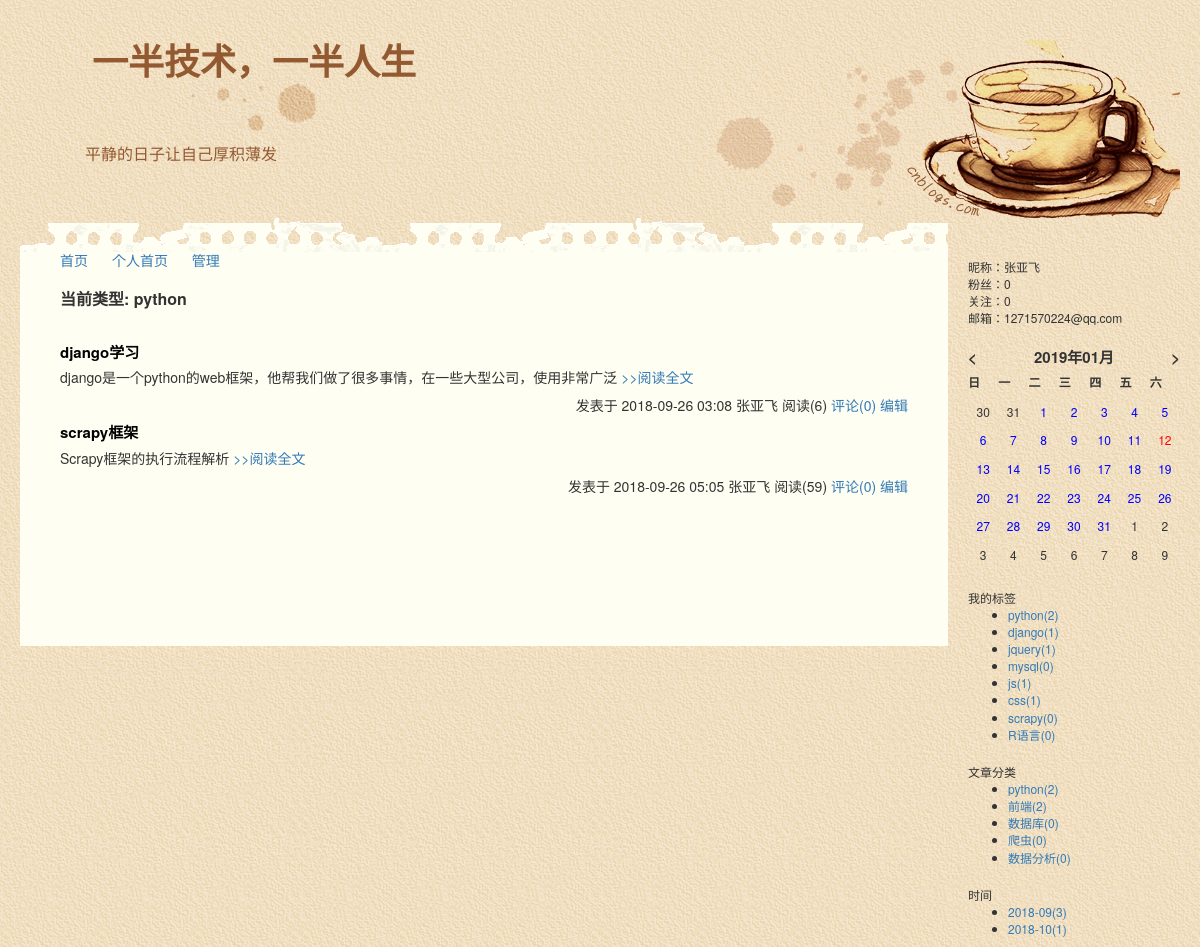
/zhangyafei/types/1.html, run on the app's committed database.
### repository/models.py (models this page shows, shortened)
class Blog(models.Model):
    suffix = models.CharField(max_length=32,verbose_name='主站名称',unique=True)
    theme = models.CharField(max_length=32,verbose_name='博客主题',default='warm')
    title = models.CharField(max_length=32,verbose_name='个人博客标题')
    summary = models.CharField(max_length=32,verbose_name='博客简介')
    user = models.OneToOneField('UserInfo',on_delete=models.CASCADE)
    class Meta:
        verbose_name_plural = '博客表'

class UserInfo(models.Model):
    username = models.CharField(max_length=32,verbose_name='用户名',unique=True)
    pwd = models.CharField(max_length=16,verbose_name='密码')
    nickname = models.CharField(max_length=32,verbose_name='昵称',unique=True)
    email = models.EmailField(verbose_name='邮箱',unique=True)
    img = models.ImageField(verbose_name='图片',upload_to='static/upload/photo')
    create_time = models.DateTimeField(verbose_name='创建时间',auto_now_add=True)
    fans = models.ManyToManyField(verbose_name='粉丝们',to='UserInfo',through='Fans',related_name='f',through_fields=('user','fan'))
    class Meta:
        verbose_name_plural = '用户信息'

class Tags(models.Model):
    title = models.CharField(max_length=32)
    blog = models.ForeignKey('Blog',on_delete=models.CASCADE)
    class Meta:
        verbose_name_plural = '标签'

class Classification(models.Model):
    title = models.CharField(max_length=32,verbose_name='分类标题')
    blog = models.ForeignKey('Blog',verbose_name='所属博客',related_name='classification',on_delete=models.CASCADE)
    class Meta:
        verbose_name_plural = '分类'

class Article(models.Model):
    title = models.CharField(max_length=32,verbose_name='标题')
    summary = models.CharField(max_length=128,verbose_name='概述')
    detail = HTMLField(verbose_name='正文')
    create_time = models.DateTimeField(verbose_name='创建时间',auto_now_add=True)
    read_count = models.IntegerField(default=0,verbose_name='阅读次数')
    up_count = models.IntegerField(default=0,verbose_name='点赞次数')
    down_count = models.IntegerField(default=0,verbose_name='踩次数')
    comment_count = models.IntegerField(default=0,verbose_name='评论次数')
    img = models.ImageField(verbose_name='文章封面',upload_to='static/upload/artcle',null=True)
    blog = models.ForeignKey(to='Blog',verbose_name='所属博客',on_delete=models.CASCADE,related_name='article')
    article_classification = models.ForeignKey('Classification',verbose_name='个人博客文章分类',on_delete=models.SET_NULL,null=True,related_name='classification')
    publish_choices = (
        (0,'未发布'),
        (1,'已发布'),
    )
    publish = models.IntegerField(choices=publish_choices,default=0)
    type_choices = [(1,'Python全栈'),(2,'大数据'),(3,'WEB开发'),(4,'前端与移动开发'),(5,'运维'),(6,'数据库')]
    article_type_id = models.IntegerField(choices=type_choices,default=None,verbose_name='文章类型')
    tags = models.ManyToManyField(to='Tags',through='Ariticle_Tags',through_fields=('article','tag'))
    class Meta:
        verbose_name_plural = '文章'

### web/views/home.py (the view, shortened to what this page needs)
# urls.py: url(r'^(?P<blog_site>\w+)/(?P<condition>((date)|(types)|(tag)))/(?P<value>\w+-*\w*).html$',home.filter,name='filter'),
def filter(request,blog_site,condition,value):
    blog = Blog.objects.filter(suffix=blog_site).select_related('user').first()
    if not blog:
        raise Http404
    tag_list = Tags.objects.filter(blog=blog).all()
    classification_list = Classification.objects.filter(blog=blog).all()
    date_list = Article.objects.filter(blog=blog).raw(
        'select id,count(id) as num,strftime("%Y-%m",create_time) as ctime from repository_article group by strftime("%Y-%m",create_time)')
    if condition == 'tag':
        name = Tags.objects.filter(id=value).first().title
        filter_value = '当前标签: {}'.format(name)
        article_list_count = Article.objects.filter(tags=value,blog=blog).all().count()
        page_obj = Pagination(article_list_count,request.GET.get('p'))
        base_url = reverse(filter,kwargs={'blog_site':blog_site,'condition':condition,'value':value})
        page_str = page_obj.page_str(base_url)
        article_list = Article.objects.filter(tags=value,blog=blog)[page_obj.start:page_obj.end]
    elif condition == 'types':
        name = Classification.objects.filter(id=value).first().title
        filter_value = '当前类型: {}'.format(name)
        article_list_count = Article.objects.filter(article_classification=value,blog=blog).all().count()
        page_obj = Pagination(article_list_count,request.GET.get('p'))
        base_url = reverse(filter,kwargs={'blog_site':blog_site,'condition':condition,'value':value})
        print(base_url)
        page_str = page_obj.page_str(base_url)
        article_list = Article.objects.filter(article_classification=value,blog=blog)[page_obj.start:page_obj.end]
    else:
        article_list = []
    context = {'blog': blog, 'article_list': article_list, 'tag_list': tag_list,
               'classification_list': classification_list, 'date_list': date_list,
               'filter_value':filter_value,'page_str':page_str,'page_obj':page_obj}
    return render(request,'home.html',context)

### utils/pagination.py (called while the page is built, shortened)
    @property
    def start(self):
        return (self.current_page-1) * self.per_page_num

    @property
    def end(self):
        return self.current_page * self.per_page_num

    @property
    def num_pages(self):
        a,b = divmod(self.total_count,self.per_page_num)
        if b == 0:
            return a
        return a+1

    def pager_num_range(self):
        if self.num_pages < self.max_page_num:
            return range(1, self.num_pages + 1)

### templates/home.html (shortened to what this page needs)
{% extends 'home_layout.html' %}
{% block content %}
    <div class="summary-list">
        {% if filter_value %}
            <div class="filter-value">
                <span>{{ filter_value }}</span>
            </div>
        {% endif %}
        {% for article in article_list %}
            <div class="summary-item">
                <div class="summary-title">
                    <a href="{% url 'article_detail' blog.suffix article.id %}">{{ article.title }}</a>
                </div>
                <div class="summary-content">
                    {{ article.summary }}
                    <a href="{% url 'article_detail' blog.suffix article.id %}">>>阅读全文</a>
                </div>
                <div class="summary-footer">
                    <span>发表于 {{ article.create_time|date:"Y-m-d H:i" }}</span>
                    <span>{{ blog.user.nickname }}</span>
                    <span>阅读({{ article.read_count }})</span>
                    <a>评论({{ article.comment.count }})</a>
                    <a href="{% url 'backend:backend_edit_article' article.id %}">编辑</a>
                </div>
            </div>
        {% endfor %}
    </div>
{% endblock %}

### templates/home_layout.html (shortened to what this page needs)
<!DOCTYPE html>
<html lang="en">
<head>
    <link rel="stylesheet" href="/static/plugins/bootstrap-3.3.7-dist/css/bootstrap.css">
    <link rel="stylesheet" href="/static/plugins/font-awesome-4.7.0/css/font-awesome.css">
    <link rel="stylesheet" href="/static/css/theme/{{ blog.theme }}.css">
</head>
<body>
<div class="pg-header">
    <div class="title">
        <h1><a href="{% url 'home' blog_site=blog.suffix %}">{{ blog.title }}</a></h1>
        <span class="summary">{{ blog.summary }}</span>
    </div>
    <div class="menu-list">
        <a class="menu-item" href="/">首页</a>
        <a class="menu-item" href="{% url 'home' blog_site=blog.suffix %}">个人首页</a>
        <a class="menu-item" href="{% url 'backend:backend_index' %}">管理</a>
    </div>
</div>
<div class="pg-body">
    <div class="pg-menu">
        <div class="notice">
            <div class="notice-body">
                <ul>
                    <li>昵称：{{ blog.user.nickname }}</li>
                    <li>粉丝：{{ blog.user.fans.count }}</li>
                    <li>关注：{{ blog.user.f.count }}</li>
                    <li>邮箱：{{ blog.user.email }}</li>
                </ul>
            </div>
        </div>
        <div class="calendar" id="calendar"></div>
        <div class="tags">
            <div class="tags-header">我的标签</div>
            <div class="tags-body">
                <ul>
                    {% for tag in tag_list %}
                        <li>
                            <a href="{% url 'filter' blog.suffix 'tag' tag.id %}">{{ tag.title }}({{ tag.article_set.count }})</a>
                        </li>
                    {% endfor %}
                </ul>
            </div>
        </div>
        <div class="types">
            <div class="types-header">文章分类</div>
            <div class="types-body">
                <ul>
                    {% for type in classification_list %}
                        <li>
                            <a href="{% url 'filter' blog.suffix 'types' type.id %}">{{ type.title }}({{ type.classification.count }})</a>
                        </li>
                    {% endfor %}
                </ul>
            </div>
        </div>
        <div class="dates">
            <div class="dates-header">时间</div>
            <div class="dates-body">
                <ul>
                    {% for date in date_list %}
                        <li>
                            <a href="{% url 'filter' blog.suffix 'date' date.ctime %}">{{ date.ctime }}({{ date.num }})</a>
                        </li>
                    {% endfor %}
                </ul>
            </div>
        </div>
    </div>
    <div class="pg-content">
        {% block content %}{% endblock %}
    </div>
</div>
</body>
</html>

### static/css/theme/warm.css (style rules this page uses)
body { margin: 0; padding: 20px; min-height: 101%; background: url("/static/css/theme/bg_body.gif") left top; }
.pg-header { background: url("/static/css/theme/coffee.gif") right top no-repeat; height: 178px; }
.title { background: url("/static/css/theme/bg_title.gif") 170px 40px no-repeat; height: 210px; clear: both; }
.title a { color: #935A32; font-weight: bold; margin-left: 2em; font-family: "黑体", "ms song", "宋体", "Arial", "verdana", "Helvetica", "sans-serif"; }
.summary { display: inline-block; margin-top: 50px; margin-left: 65px; font-size: 16px; color: #935A32; }
.menu-list { width: 90%; height: 40px; margin: auto; margin-left: 40px; }
.summary-list .filter-value { font-size: 16px; font-weight: bold; text-align: left; padding-bottom: 30px; padding-right: 10px; }
.menu-list .menu-item { padding-right: 20px; }
.pg-body { width: 100%; }
.pg-menu { float: right; width: 20%; padding-top: 20px; padding-left: 20px; font-size: 12px; }
.pg-menu>div { margin-top: 20px; }
.notice-body ul { padding-left: 0; list-style: none; }
.pg-content { width: 80%; margin: auto auto 20px auto; float: left; background: #FEFEF2 url("/static/css/theme/bg_left.gif") left top repeat-x; padding-top: 70px; padding-right: 40px; padding-left: 40px; padding-bottom: 100px; }
.summary-list .summary-item { margin-bottom: 30px; line-height: 2; }
.summary-item .summary-title { font-weight: bold; font-size: 15px; width: 100%; line-height: 1.5; }
.summary-item .summary-title a { color: black; }
.summary-footer { float: right; }

### data on the page
Blog: title "一半技术，一半人生", summary "平静的日子让自己厚积薄发", user.nickname "张亚飞", user.fans.count "0", user.f.count "0", user.email "1271570224@qq.com"
Tags: title "python", article_set.count "2"
Tags: title "django", article_set.count "1"
Tags: title "jquery", article_set.count "1"
Tags: title "mysql", article_set.count "0"
Tags: title "js", article_set.count "1"
Tags: title "css", article_set.count "1"
Tags: title "scrapy", article_set.count "0"
Tags: title "R语言", article_set.count "0"
Classification: title "python", classification.count "2"
Classification: title "前端", classification.count "2"
Classification: title "数据库", classification.count "0"
Classification: title "爬虫", classification.count "0"
Classification: title "数据分析", classification.count "0"
Article: ctime "2018-09", num "3"
Article: ctime "2018-10", num "1"
Article: title "django学习", summary "django是一个python的web框架，他帮我们做了很多事情，在一些大型公司，使用非常广泛", create_time "2018-09-26 03:08", read_count "6", comment.count "0"
Article: title "scrapy框架", summary "Scrapy框架的执行流程解析", create_time "2018-09-26 05:05", read_count "59", comment.count "0"

### other printed values
{{ filter_value }} "当前类型: python"
